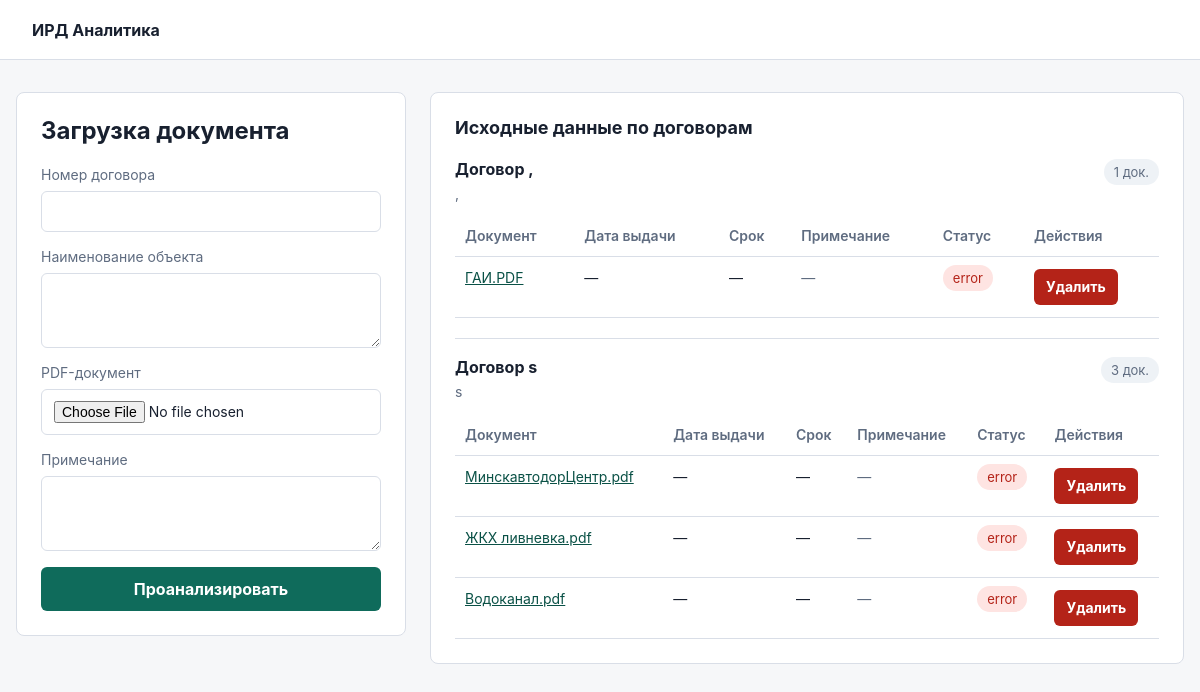
The page / on the database its author committed.
### tables this page shows
CREATE TABLE documents (
    id INTEGER PRIMARY KEY AUTOINCREMENT,
    contract_number TEXT NOT NULL,
    object_name TEXT NOT NULL,
    original_filename TEXT NOT NULL,
    stored_filename TEXT NOT NULL,
    working_title TEXT,
    official_title TEXT,
    issuer TEXT,
    issue_date TEXT,
    valid_until TEXT,
    validity_text TEXT,
    no_expiration INTEGER NOT NULL DEFAULT 0,
    raw_text TEXT,
    note TEXT NOT NULL DEFAULT '',
    status TEXT NOT NULL DEFAULT 'processed',
    error TEXT,
    created_at TEXT NOT NULL DEFAULT CURRENT_TIMESTAMP
);

### app/web/routes.py (the view)
@bp.get("/")
def index():
    documents = DocumentRepository().list_grouped()
    return render_template("index.html", contract_groups=build_contract_groups(documents))

### app/database.py (called while the page is built)
def get_db() -> sqlite3.Connection:
    if "db" not in g:
        g.db = sqlite3.connect(current_app.config["DATABASE_PATH"])
        g.db.row_factory = sqlite3.Row
    return g.db

### app/repositories.py (called while the page is built)
    def list_grouped(self) -> list[Row]:
        return list(
            get_db().execute(
                """
                SELECT *
                FROM documents
                ORDER BY contract_number COLLATE NOCASE ASC, created_at DESC, id DESC
                """
            )
        )

### app/web/routes.py (called while the page is built)
def build_contract_groups(documents):
    groups_by_contract = {}
    for document in documents:
        contract_number = document["contract_number"]
        group = groups_by_contract.setdefault(
            contract_number,
            {
                "contract_number": contract_number,
                "object_names": [],
                "documents": [],
            },
        )
        object_name = document["object_name"]
        if object_name and object_name not in group["object_names"]:
            group["object_names"].append(object_name)
        group["documents"].append(document)
    return list(groups_by_contract.values())

### app/templates/index.html (shortened to what this page needs)
{% extends "base.html" %}
{% block content %}
<section class="workspace">
    <form class="upload-form" action="{{ url_for('web.upload_document') }}" method="post" enctype="multipart/form-data">
        <h1>Загрузка документа</h1>
        <label>
            <span>Номер договора</span>
            <input name="contract_number" required>
        </label>
        <label>
            <span>Наименование объекта</span>
            <textarea name="object_name" rows="3" required></textarea>
        </label>
        <label>
            <span>PDF-документ</span>
            <input type="file" name="pdf_file" accept="application/pdf" required>
        </label>
        <label>
            <span>Примечание</span>
            <textarea name="note" rows="3"></textarea>
        </label>
        <button type="submit">Проанализировать</button>
    </form>
    <section class="records">
        <h2>Исходные данные по договорам</h2>
        {% if contract_groups %}
            <div class="contract-groups">
                {% for group in contract_groups %}
                    <section class="contract-group">
                        <header class="contract-group-head">
                            <div>
                                <h3>Договор {{ group.contract_number }}</h3>
                                <p>{{ group.object_names|join("; ") }}</p>
                            </div>
                            <span>{{ group.documents|length }} док.</span>
                        </header>
                        <table>
                            <thead>
                                <tr>
                                    <th>Документ</th>
                                    <th>Дата выдачи</th>
                                    <th>Срок</th>
                                    <th>Примечание</th>
                                    <th>Статус</th>
                                    <th>Действия</th>
                                </tr>
                            </thead>
                            <tbody>
                                {% for document in group.documents %}
                                    <tr>
                                        <td>
                                            <a href="{{ url_for('web.document_detail', document_id=document.id) }}">
                                                {{ document.working_title or document.official_title or document.original_filename or "Документ" }}
                                            </a>
                                        </td>
                                        <td>{{ document.issue_date or "—" }}</td>
                                        <td>{{ "без срока" if document.no_expiration else (document.valid_until or "—") }}</td>
                                        <td class="note-cell">{{ document.note or "—" }}</td>
                                        <td><span class="status status-{{ document.status }}">{{ document.status }}</span></td>
                                        <td>
                                            <div class="row-actions">
                                                <form action="{{ url_for('web.delete_document', document_id=document.id) }}" method="post" onsubmit="return confirm('Удалить документ из базы и удалить загруженный PDF?');">
                                                    <button class="danger-button" type="submit">Удалить</button>
                                                </form>
                                            </div>
                                        </td>
                                    </tr>
                                {% endfor %}
                            </tbody>
                        </table>
                    </section>
                {% endfor %}
            </div>
        {% else %}
            <p class="empty">Загруженных документов пока нет.</p>
        {% endif %}
    </section>
</section>
{% endblock %}

### app/templates/base.html (shortened to what this page needs)
<!doctype html>
<html lang="ru">
<head>
    <link rel="stylesheet" href="{{ url_for('static', filename='styles.css') }}">
</head>
<body>
    <header class="topbar">
        <a class="brand" href="{{ url_for('web.index') }}">ИРД Аналитика</a>
    </header>
    <main class="page">
        {% block content %}{% endblock %}
    </main>
</body>
</html>

### app/static/styles.css (style rules this page uses)
:root { color-scheme: light; --bg: #f6f7f9; --panel: #ffffff; --line: #d9dee7; --text: #18202f; --muted: #5f6c80; --accent: #0f6b5b; --accent-dark: #0a5146; --danger: #b42318; }
* { box-sizing: border-box; }
body { margin: 0; background: var(--bg); color: var(--text); font-family: Inter, system-ui, -apple-system, BlinkMacSystemFont, "Segoe UI", sans-serif; }
.topbar { height: 60px; display: flex; align-items: center; padding: 0 32px; background: #ffffff; border-bottom: 1px solid var(--line); }
.brand { color: var(--text); font-weight: 700; text-decoration: none; }
.page { width: min(1180px, calc(100vw - 32px)); margin: 32px auto; }
.workspace { display: grid; grid-template-columns: minmax(300px, 390px) 1fr; gap: 24px; align-items: start; }
.upload-form, .records, .document-view { background: var(--panel); border: 1px solid var(--line); border-radius: 8px; padding: 24px; }
h1, h2 { margin: 0 0 20px; line-height: 1.2; }
h1 { font-size: 24px; }
h2 { font-size: 18px; }
h3 { margin: 0; font-size: 16px; line-height: 1.25; }
label { display: grid; gap: 8px; margin-bottom: 16px; color: var(--muted); font-size: 14px; }
input, textarea { width: 100%; border: 1px solid var(--line); border-radius: 6px; padding: 11px 12px; color: var(--text); font: inherit; background: #ffffff; }
button { width: 100%; border: 0; border-radius: 6px; padding: 12px 16px; color: #ffffff; background: var(--accent); font: inherit; font-weight: 700; cursor: pointer; }
.button-link, .danger-button { display: inline-flex; min-height: 36px; align-items: center; justify-content: center; border-radius: 6px; padding: 8px 12px; font-size: 14px; font-weight: 700; line-height: 1; text-decoration: none; white-space: nowrap; }
.danger-button { width: auto; color: #ffffff; background: var(--danger); }
table { width: 100%; border-collapse: collapse; font-size: 14px; }
th, td { padding: 12px 10px; border-bottom: 1px solid var(--line); text-align: left; vertical-align: top; }
th { color: var(--muted); font-weight: 600; }
.contract-groups { display: grid; gap: 20px; }
.contract-group { border-top: 1px solid var(--line); padding-top: 18px; }
.contract-group:first-child { border-top: 0; padding-top: 0; }
.contract-group-head { display: flex; gap: 16px; align-items: start; justify-content: space-between; margin-bottom: 12px; }
.contract-group-head p { margin: 6px 0 0; color: var(--muted); font-size: 14px; line-height: 1.35; }
.contract-group-head span { flex: 0 0 auto; border-radius: 999px; padding: 5px 10px; background: #eef2f6; color: var(--muted); font-size: 13px; }
.note-cell { max-width: 260px; color: var(--muted); line-height: 1.35; }
a { color: var(--accent-dark); }
.document-actions, .row-actions { display: flex; gap: 8px; align-items: center; }
.document-actions form, .row-actions form { margin: 0; }
.status { border-radius: 999px; padding: 5px 10px; background: #e8eef5; color: var(--muted); font-size: 13px; }
.status-error { background: #fee4e2; color: var(--danger); }

### rows shown on the page
documents: working_title+official_title+original_filename "ГАИ.PDF", issue_date "—", no_expiration+valid_until "—", note "—", status "error"
documents: working_title+official_title+original_filename "МинскавтодорЦентр.pdf", issue_date "—", no_expiration+valid_until "—", note "—", status "error"
documents: working_title+official_title+original_filename "ЖКХ ливневка.pdf", issue_date "—", no_expiration+valid_until "—", note "—", status "error"
documents: working_title+official_title+original_filename "Водоканал.pdf", issue_date "—", no_expiration+valid_until "—", note "—", status "error"

### other values the page prints
{{ group.contract_number }} "," "s"
{{ group.object_names|join("; ") }} "," "s"
{{ group.documents|length }} "1" "3"
